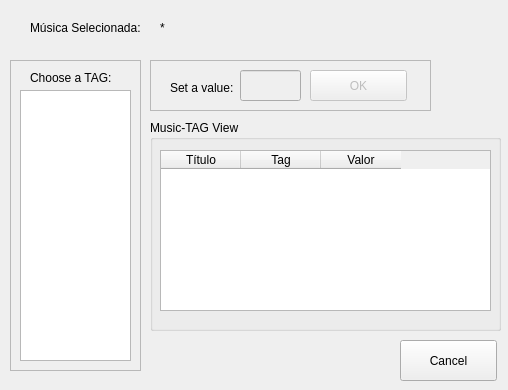
<?xml version="1.0" encoding="UTF-8"?>
<ui version="4.0">
 <class>Dialog</class>
 <widget class="QDialog" name="Dialog">
  <property name="geometry">
   <rect>
    <x>0</x>
    <y>0</y>
    <width>508</width>
    <height>390</height>
   </rect>
  </property>
  <property name="windowTitle">
   <string>Gerenciamento de Tags</string>
  </property>
  <widget class="QFrame" name="frmTagList">
   <property name="geometry">
    <rect>
     <x>10</x>
     <y>60</y>
     <width>131</width>
     <height>311</height>
    </rect>
   </property>
   <property name="frameShape">
    <enum>QFrame::StyledPanel</enum>
   </property>
   <property name="frameShadow">
    <enum>QFrame::Raised</enum>
   </property>
   <widget class="QListWidget" name="lstTags">
    <property name="geometry">
     <rect>
      <x>10</x>
      <y>30</y>
      <width>111</width>
      <height>271</height>
     </rect>
    </property>
   </widget>
   <widget class="QLabel" name="label">
    <property name="geometry">
     <rect>
      <x>20</x>
      <y>10</y>
      <width>91</width>
      <height>16</height>
     </rect>
    </property>
    <property name="text">
     <string>Choose a TAG: </string>
    </property>
   </widget>
  </widget>
  <widget class="QFrame" name="frmValue">
   <property name="geometry">
    <rect>
     <x>150</x>
     <y>60</y>
     <width>281</width>
     <height>51</height>
    </rect>
   </property>
   <property name="frameShape">
    <enum>QFrame::StyledPanel</enum>
   </property>
   <property name="frameShadow">
    <enum>QFrame::Raised</enum>
   </property>
   <widget class="QLineEdit" name="txtValue">
    <property name="enabled">
     <bool>false</bool>
    </property>
    <property name="geometry">
     <rect>
      <x>90</x>
      <y>10</y>
      <width>61</width>
      <height>31</height>
     </rect>
    </property>
   </widget>
   <widget class="QLabel" name="label_2">
    <property name="enabled">
     <bool>true</bool>
    </property>
    <property name="geometry">
     <rect>
      <x>20</x>
      <y>20</y>
      <width>71</width>
      <height>16</height>
     </rect>
    </property>
    <property name="text">
     <string>Set a value: </string>
    </property>
   </widget>
   <widget class="QPushButton" name="btnOK">
    <property name="enabled">
     <bool>false</bool>
    </property>
    <property name="geometry">
     <rect>
      <x>160</x>
      <y>10</y>
      <width>97</width>
      <height>31</height>
     </rect>
    </property>
    <property name="text">
     <string>OK</string>
    </property>
   </widget>
  </widget>
  <widget class="QPushButton" name="btnCancel">
   <property name="geometry">
    <rect>
     <x>400</x>
     <y>340</y>
     <width>97</width>
     <height>41</height>
    </rect>
   </property>
   <property name="text">
    <string>Cancel</string>
   </property>
  </widget>
  <widget class="QGroupBox" name="groupBox">
   <property name="geometry">
    <rect>
     <x>150</x>
     <y>120</y>
     <width>351</width>
     <height>211</height>
    </rect>
   </property>
   <property name="title">
    <string>Music-TAG View</string>
   </property>
   <widget class="QTableWidget" name="tblTrackTag">
    <property name="geometry">
     <rect>
      <x>10</x>
      <y>30</y>
      <width>331</width>
      <height>161</height>
     </rect>
    </property>
    <property name="sizeIncrement">
     <size>
      <width>0</width>
      <height>0</height>
     </size>
    </property>
    <property name="toolTip">
     <string/>
    </property>
    <property name="frameShadow">
     <enum>QFrame::Sunken</enum>
    </property>
    <property name="sortingEnabled">
     <bool>true</bool>
    </property>
    <property name="columnCount">
     <number>3</number>
    </property>
    <attribute name="horizontalHeaderDefaultSectionSize">
     <number>80</number>
    </attribute>
    <attribute name="horizontalHeaderMinimumSectionSize">
     <number>40</number>
    </attribute>
    <attribute name="horizontalHeaderMinimumSectionSize">
     <number>40</number>
    </attribute>
    <attribute name="horizontalHeaderDefaultSectionSize">
     <number>80</number>
    </attribute>
    <column>
     <property name="text">
      <string>Título</string>
     </property>
    </column>
    <column>
     <property name="text">
      <string>Tag</string>
     </property>
    </column>
    <column>
     <property name="text">
      <string>Valor</string>
     </property>
    </column>
   </widget>
  </widget>
  <widget class="QLabel" name="lblMusica">
   <property name="geometry">
    <rect>
     <x>30</x>
     <y>20</y>
     <width>121</width>
     <height>16</height>
    </rect>
   </property>
   <property name="text">
    <string>Música Selecionada: </string>
   </property>
  </widget>
  <widget class="QLabel" name="lblTxtMusica">
   <property name="geometry">
    <rect>
     <x>160</x>
     <y>20</y>
     <width>271</width>
     <height>16</height>
    </rect>
   </property>
   <property name="text">
    <string>*</string>
   </property>
  </widget>
 </widget>
 <resources/>
 <connections/>
</ui>
